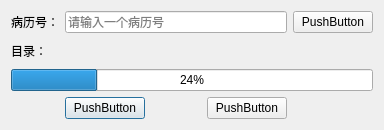
<?xml version="1.0" encoding="UTF-8"?>
<ui version="4.0">
 <class>Dialog</class>
 <widget class="QDialog" name="Dialog">
  <property name="geometry">
   <rect>
    <x>0</x>
    <y>0</y>
    <width>365</width>
    <height>130</height>
   </rect>
  </property>
  <property name="windowTitle">
   <string>Dialog</string>
  </property>
  <layout class="QGridLayout" name="gridLayout">
   <item row="2" column="0" colspan="5">
    <widget class="QProgressBar" name="progressBar">
     <property name="value">
      <number>24</number>
     </property>
    </widget>
   </item>
   <item row="0" column="0">
    <widget class="QLabel" name="label">
     <property name="sizePolicy">
      <sizepolicy hsizetype="Maximum" vsizetype="Preferred">
       <horstretch>0</horstretch>
       <verstretch>0</verstretch>
      </sizepolicy>
     </property>
     <property name="text">
      <string>病历号：</string>
     </property>
    </widget>
   </item>
   <item row="1" column="0">
    <widget class="QLabel" name="label_2">
     <property name="sizePolicy">
      <sizepolicy hsizetype="Maximum" vsizetype="Preferred">
       <horstretch>0</horstretch>
       <verstretch>0</verstretch>
      </sizepolicy>
     </property>
     <property name="text">
      <string>目录：</string>
     </property>
    </widget>
   </item>
   <item row="1" column="1" colspan="4">
    <widget class="QLabel" name="label_3">
     <property name="text">
      <string/>
     </property>
    </widget>
   </item>
   <item row="0" column="1" colspan="3">
    <widget class="QLineEdit" name="lineEdit">
     <property name="sizePolicy">
      <sizepolicy hsizetype="Preferred" vsizetype="Fixed">
       <horstretch>0</horstretch>
       <verstretch>0</verstretch>
      </sizepolicy>
     </property>
     <property name="toolTip">
      <string/>
     </property>
     <property name="placeholderText">
      <string>请输入一个病历号</string>
     </property>
    </widget>
   </item>
   <item row="4" column="1">
    <widget class="QPushButton" name="btn_upload">
     <property name="text">
      <string>PushButton</string>
     </property>
    </widget>
   </item>
   <item row="4" column="3">
    <widget class="QPushButton" name="btn_download">
     <property name="text">
      <string>PushButton</string>
     </property>
    </widget>
   </item>
   <item row="0" column="4">
    <widget class="QPushButton" name="btn_dir">
     <property name="text">
      <string>PushButton</string>
     </property>
    </widget>
   </item>
   <item row="4" column="2">
    <spacer name="horizontalSpacer_2">
     <property name="orientation">
      <enum>Qt::Horizontal</enum>
     </property>
     <property name="sizeType">
      <enum>QSizePolicy::Fixed</enum>
     </property>
     <property name="sizeHint" stdset="0">
      <size>
       <width>50</width>
       <height>20</height>
      </size>
     </property>
    </spacer>
   </item>
  </layout>
 </widget>
 <layoutdefault spacing="6" margin="11"/>
 <resources/>
 <connections/>
</ui>
